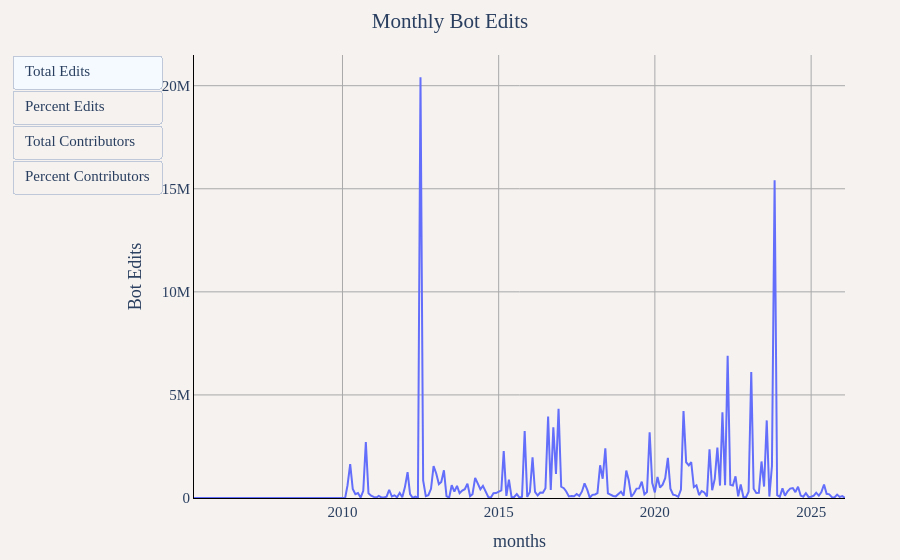

Here is the notebook cell this chart was saved with:
### Markdown cell above
## Monthly Bot Activity Trends

Analysis of monthly total, percentage, and accumulated bot edits and contributors.

### Code cell
# Monthly bot statistics with totals, percentages, and accumulated values
df = duckdb.sql("""
WITH monthly_total AS (
    SELECT 
        year,
        month,
        CONCAT(year, '-', LPAD(CAST(month as VARCHAR), 2, '0')) as months,
        COUNT(DISTINCT user_name) as total_contributors,
        CAST(SUM(edit_count) as BIGINT) as total_edits
    FROM '../changeset_data/year=*/month=*/*.parquet'
    GROUP BY year, month
),
monthly_bot AS (
    SELECT 
        year,
        month,
        CONCAT(year, '-', LPAD(CAST(month as VARCHAR), 2, '0')) as months,
        COUNT(DISTINCT user_name) as bot_contributors,
        CAST(SUM(edit_count) as BIGINT) as bot_edits
    FROM '../changeset_data/year=*/month=*/*.parquet'
    WHERE bot = true
    GROUP BY year, month
)
SELECT 
    mt.months,
    mt.year,
    mt.month,
    COALESCE(mb.bot_contributors, 0) as "Bot Contributors",
    COALESCE(mb.bot_edits, 0) as "Bot Edits",
    ROUND((COALESCE(mb.bot_contributors, 0) * 100.0) / mt.total_contributors, 2) as "Percent Bot Contributors",
    ROUND((COALESCE(mb.bot_edits, 0) * 100.0) / mt.total_edits, 2) as "Percent Bot Edits",
FROM monthly_total mt
LEFT JOIN monthly_bot mb ON mt.year = mb.year AND mt.month = mb.month
ORDER BY mt.year, mt.month
""").df()

util.show_figure(
    [
        util.FigureConfig(
            title="Monthly Bot Edits",
            label="Total Edits",
            x_col="months",
            y_col="Bot Edits",
            query_or_df=df,
        ),
        util.FigureConfig(
            title="Percentage of Bot Edits",
            label="Percent Edits",
            x_col="months",
            y_col="Percent Bot Edits",
            y_unit_hover_template="%",
            query_or_df=df,
        ),
        util.FigureConfig(
            title="Monthly Bot Contributors",
            label="Total Contributors",
            x_col="months",
            y_col="Bot Contributors",
            query_or_df=df,
        ),
        util.FigureConfig(
            title="Percentage of Bot Contributors",
            label="Percent Contributors",
            x_col="months",
            y_col="Percent Bot Contributors",
            y_unit_hover_template="%",
            query_or_df=df,
        ),
    ]
)

### Figure 1 — Plotly figure (JSON) as saved in the notebook; plotly's stock layout.template omitted (floating-point values rounded to 4 significant figures; data arrays with more than 128 entries replaced by an {"elided": "..."} marker saying what was removed)
{"data": [{"hovertemplate": "Bot Edits<br>%{x}<br>%{y:,} Bot Edits<extra></extra>", "name": "Bot Edits", "type": "scatter", "visible": true, "x": {"elided": "251 str values"}, "y": {"elided": "251 int values"}}, {"hovertemplate": "Bot Edits<br>%{x}<br>%{y:,} %<extra></extra>", "name": "Bot Edits", "type": "scatter", "visible": false, "x": {"elided": "251 str values"}, "y": {"elided": "251 float values"}}, {"hovertemplate": "Bot Edits<br>%{x}<br>%{y:,} Bot Contributors<extra></extra>", "name": "Bot Edits", "type": "scatter", "visible": false, "x": {"elided": "251 str values"}, "y": {"elided": "251 int values"}}, {"hovertemplate": "Bot Edits<br>%{x}<br>%{y:,} %<extra></extra>", "name": "Bot Edits", "type": "scatter", "visible": false, "x": {"elided": "251 str values"}, "y": {"elided": "251 float values"}}], "layout": {"barmode": "stack", "font": {"family": "Times", "size": 15}, "margin": {"b": 55, "l": 55, "r": 55, "t": 55}, "paper_bgcolor": "#f5f2f0", "plot_bgcolor": "#f5f2f0", "title": {"text": "Monthly Bot Edits", "x": 0.5}, "updatemenus": [{"buttons": [{"args": [{"visible": [true, false, false, false]}, {"title.text": "Monthly Bot Edits", "xaxis.title.text": "months", "yaxis.title.text": "Bot Edits"}], "label": "Total Edits", "method": "update"}, {"args": [{"visible": [false, true, false, false]}, {"title.text": "Percentage of Bot Edits", "xaxis.title.text": "months", "yaxis.title.text": "Percent Bot Edits"}], "label": "Percent Edits", "method": "update"}, {"args": [{"visible": [false, false, true, false]}, {"title.text": "Monthly Bot Contributors", "xaxis.title.text": "months", "yaxis.title.text": "Bot Contributors"}], "label": "Total Contributors", "method": "update"}, {"args": [{"visible": [false, false, false, true]}, {"title.text": "Percentage of Bot Contributors", "xaxis.title.text": "months", "yaxis.title.text": "Percent Bot Contributors"}], "label": "Percent Contributors", "method": "update"}], "type": "buttons"}], "xaxis": {"gridcolor": "darkgray", "linecolor": "black", "showgrid": true, "tickcolor": "black", "title": {"text": "months"}, "zerolinecolor": "darkgray"}, "yaxis": {"gridcolor": "darkgray", "linecolor": "black", "rangemode": "tozero", "showgrid": true, "tickcolor": "black", "title": {"text": "Bot Edits"}, "zerolinecolor": "darkgray"}}}
